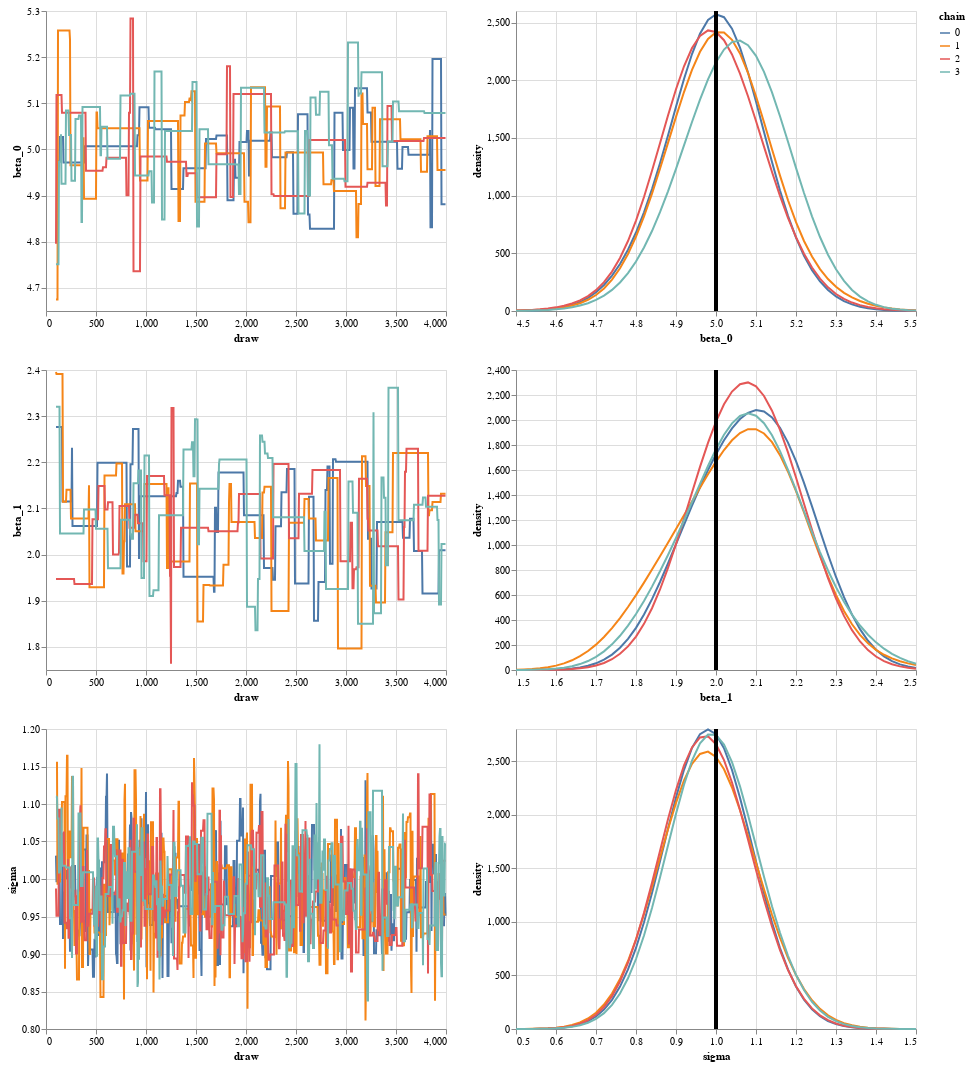

The cell this chart's notebook holds for it:
### Code cell
summary_chart

### Figure 1 — Vega-Lite specification as saved in the notebook (floating-point values rounded to 4 significant figures; data arrays with more than 128 entries replaced by an {"elided": "..."} marker saying what was removed)
{"config": {"view": {"continuousWidth": 400, "continuousHeight": 300}}, "vconcat": [{"hconcat": [{"mark": "line", "encoding": {"color": {"field": "chain", "type": "nominal"}, "x": {"field": "draw", "type": "quantitative"}, "y": {"field": "beta_0", "scale": {"zero": false}, "type": "quantitative"}}}, {"layer": [{"mark": "line", "encoding": {"color": {"field": "chain", "type": "nominal"}, "x": {"field": "value", "title": "beta_0", "type": "quantitative"}, "y": {"field": "density", "type": "quantitative"}}, "transform": [{"density": "beta_0", "bandwidth": 0.1, "counts": true, "extent": [4.5, 5.5], "groupby": ["chain"], "steps": 50}]}, {"mark": {"type": "rule", "size": 3}, "encoding": {"x": {"datum": 5.0}}}]}], "data": {"name": "data-dfff516b1cf65ad52aacf00fa07b33d1"}}, {"hconcat": [{"mark": "line", "encoding": {"color": {"field": "chain", "type": "nominal"}, "x": {"field": "draw", "type": "quantitative"}, "y": {"field": "beta_1", "scale": {"zero": false}, "type": "quantitative"}}}, {"layer": [{"mark": "line", "encoding": {"color": {"field": "chain", "type": "nominal"}, "x": {"field": "value", "title": "beta_1", "type": "quantitative"}, "y": {"field": "density", "type": "quantitative"}}, "transform": [{"density": "beta_1", "bandwidth": 0.1, "counts": true, "extent": [1.5, 2.5], "groupby": ["chain"], "steps": 50}]}, {"mark": {"type": "rule", "size": 3}, "encoding": {"x": {"datum": 2.0}}}]}], "data": {"name": "data-dfff516b1cf65ad52aacf00fa07b33d1"}}, {"hconcat": [{"mark": "line", "encoding": {"color": {"field": "chain", "type": "nominal"}, "x": {"field": "draw", "type": "quantitative"}, "y": {"field": "sigma", "scale": {"zero": false}, "type": "quantitative"}}}, {"layer": [{"mark": "line", "encoding": {"color": {"field": "chain", "type": "nominal"}, "x": {"field": "value", "title": "sigma", "type": "quantitative"}, "y": {"field": "density", "type": "quantitative"}}, "transform": [{"density": "sigma", "bandwidth": 0.1, "counts": true, "extent": [0.5, 1.5], "groupby": ["chain"], "steps": 50}]}, {"mark": {"type": "rule", "size": 3}, "encoding": {"x": {"datum": 1.0}}}]}], "data": {"name": "data-dfff516b1cf65ad52aacf00fa07b33d1"}}], "$schema": "https://vega.github.io/schema/vega-lite/v4.17.0.json", "datasets": {"data-dfff516b1cf65ad52aacf00fa07b33d1": {"elided": "3120 records"}}}
